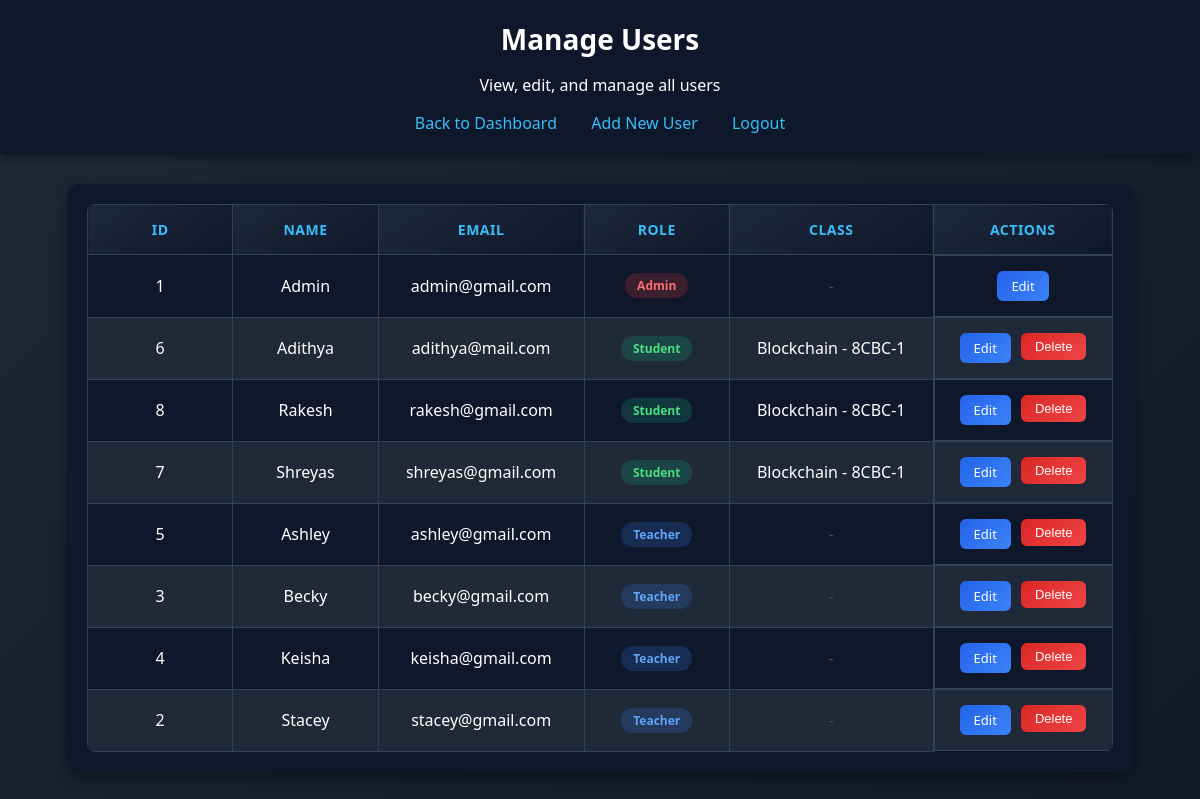
Page /admin/users (signed in) on the committed database.
### tables this page shows
CREATE TABLE users (
    id INTEGER PRIMARY KEY AUTOINCREMENT,
    name TEXT NOT NULL,
    email TEXT UNIQUE NOT NULL,
    password TEXT NOT NULL,
    role TEXT NOT NULL CHECK(role IN ('student','teacher','admin')),
    class_id INTEGER, rfid_uid TEXT,
    FOREIGN KEY(class_id) REFERENCES classes(id)
);

CREATE TABLE classes (
    id INTEGER PRIMARY KEY AUTOINCREMENT,
    class_name TEXT NOT NULL,
    room_no TEXT
);

### backend/app.py (the view)
@app.route("/admin/users")
def manage_users():
    if session.get("role") != "admin":
        return redirect("/login")
    conn = get_connection()
    cursor = conn.cursor()
    users = cursor.execute("""
        SELECT users.id, users.name, users.email, users.role,
               classes.class_name, classes.room_no
        FROM users
        LEFT JOIN classes ON users.class_id = classes.id
        ORDER BY users.role, users.name
    """).fetchall()
    conn.close()
    return render_template("admin_users.html", users=users)

### backend/app.py (called while the page is built)
def get_connection():
    conn = sqlite3.connect(DB_PATH)
    conn.row_factory = sqlite3.Row
    return conn

### frontend/templates/admin_users.html (shortened to what this page needs)
<!DOCTYPE html>
<html lang="en">
<head>
    <link rel="stylesheet" href="/static/style.css">
</head>
<body>
    <div class="header">
        <h1>Manage Users</h1>
        <p>View, edit, and manage all users</p>
        <nav class="nav-links">
            <a href="/admin">Back to Dashboard</a>
            <a href="/admin/add_user">Add New User</a>
            <a href="/logout">Logout</a>
        </nav>
    </div>
    <div class="dashboard-content">
        <div class="table-container">
            <table class="weekly-table">
                <thead>
                    <tr>
                        <th>ID</th>
                        <th>Name</th>
                        <th>Email</th>
                        <th>Role</th>
                        <th>Class</th>
                        <th>Actions</th>
                    </tr>
                </thead>
                <tbody>
                    {% for u in users %}
                    <tr>
                        <td>{{ u.id }}</td>
                        <td>{{ u.name }}</td>
                        <td>{{ u.email }}</td>
                        <td>
                            <span class="role-badge role-{{ u.role }}">{{ u.role }}</span>
                        </td>
                        <td>
                            {% if u.class_name %}
                            {{ u.class_name }} - {{ u.room_no }}
                            {% else %}
                            <span class="empty-slot">-</span>
                            {% endif %}
                        </td>
                        <td class="action-cell">
                            <a href="/admin/edit_user/{{ u.id }}" class="edit-link">Edit</a>
                            {% if u.role != 'admin' %}
                            <form action="/admin/delete_user/{{ u.id }}" method="POST" style="display:inline;">
                                <button type="submit" class="delete-link" onclick="return confirm('Delete {{ u.name }}?')">Delete</button>
                            </form>
                            {% endif %}
                        </td>
                    </tr>
                    {% endfor %}
                </tbody>
            </table>
        </div>
    </div>
</body>
</html>

### frontend/static/style.css (style rules this page uses)
body { margin: 0; font-family: 'Segoe UI', Tahoma, sans-serif; background: linear-gradient(135deg, #1f2937, #111827); color: white; }
.header { text-align: center; padding: 20px; background: #0f172a; box-shadow: 0 4px 10px rgba(0,0,0,0.4); }
.header h1 { margin: 0; font-size: 28px; }
.table-container { width: 90%; margin: auto; background: #0f172a; padding: 20px; border-radius: 12px; box-shadow: 0 6px 15px rgba(0,0,0,0.4); }
table { width: 100%; border-collapse: collapse; }
th, td { padding: 12px; text-align: center; }
th { background: #1e293b; color: #38bdf8; }
tr:nth-child(even) { background: #1f2937; }
.nav-links { margin-top: 15px; }
.nav-links a { color: #38bdf8; text-decoration: none; margin: 0 15px; font-size: 16px; transition: color 0.2s; }
.dashboard-content { padding: 30px; }
.weekly-table { width: 100%; border-collapse: collapse; background: #0f172a; border-radius: 8px; overflow: hidden; }
.weekly-table th, .weekly-table td { border: 1px solid #334155; padding: 15px 10px; text-align: center; min-width: 100px; }
.weekly-table thead th { background: linear-gradient(145deg, #1e293b, #0f172a); color: #38bdf8; font-weight: 600; font-size: 14px; text-transform: uppercase; letter-spacing: 0.5px; }
.empty-slot { color: #475569; font-size: 14px; }
.role-badge { display: inline-block; padding: 4px 12px; border-radius: 12px; font-size: 12px; font-weight: 600; text-transform: capitalize; }
.role-student { background: rgba(16, 185, 129, 0.2); color: #4ade80; }
.role-teacher { background: rgba(59, 130, 246, 0.2); color: #60a5fa; }
.role-admin { background: rgba(239, 68, 68, 0.2); color: #f87171; }
.action-cell { display: flex; gap: 10px; justify-content: center; }
.edit-link { padding: 6px 14px; background: linear-gradient(135deg, #2563eb, #3b82f6); color: white; text-decoration: none; border-radius: 6px; font-size: 13px; font-weight: 500; }
.delete-link { padding: 6px 14px; background: linear-gradient(135deg, #dc2626, #ef4444); color: white; border: none; border-radius: 6px; font-size: 13px; font-weight: 500; cursor: pointer; }

### rows in the picture
users: id "1", name "Admin", email "admin@gmail.com", role "Admin"
users: id "6", name "Adithya", email "adithya@mail.com", role "Student", class_name "Blockchain", room_no "8CBC-1"
users: id "8", name "Rakesh", email "rakesh@gmail.com", role "Student", class_name "Blockchain", room_no "8CBC-1"
users: id "7", name "Shreyas", email "shreyas@gmail.com", role "Student", class_name "Blockchain", room_no "8CBC-1"
users: id "5", name "Ashley", email "ashley@gmail.com", role "Teacher"
users: id "3", name "Becky", email "becky@gmail.com", role "Teacher"
users: id "4", name "Keisha", email "keisha@gmail.com", role "Teacher"
users: id "2", name "Stacey", email "stacey@gmail.com", role "Teacher"
